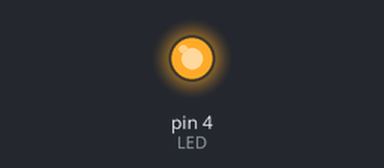
Simulated run of this sketch. Board: Arduino Uno, built with avr-gcc and run on an emulated ATmega328P. On the bench: output pins drawn as LEDs (lit = HIGH).

Above: at 0.5 s.
At 5.0 s:
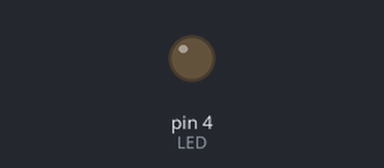
Timing chart, 0 to 6.9 s (numbered marks = the images above):
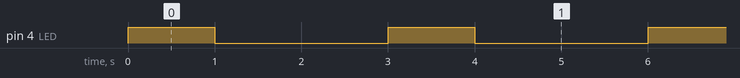

The sketch:

esp_module_blinky.ino
```cpp
#define LED 4 // D2


void setup() {
  pinMode(LED, OUTPUT);     // Initialize the LED_BUILTIN pin as an output
}

// the loop function runs over and over again forever
void loop() {
  digitalWrite(LED, HIGH);   // Turn the LED on (Note that LOW is the voltage level
  // but actually the LED is on; this is because
  // it is active low on the ESP-01)
  delay(1000);                      // Wait for a second
  digitalWrite(LED, LOW);  // Turn the LED off by making the voltage HIGH
  delay(2000);                      // Wait for two seconds (to demonstrate the active low LED)
}
```

Measured:
- by itself, pin 4 (LED): alternates HIGH for 1.0 s and LOW for 2.0 s
